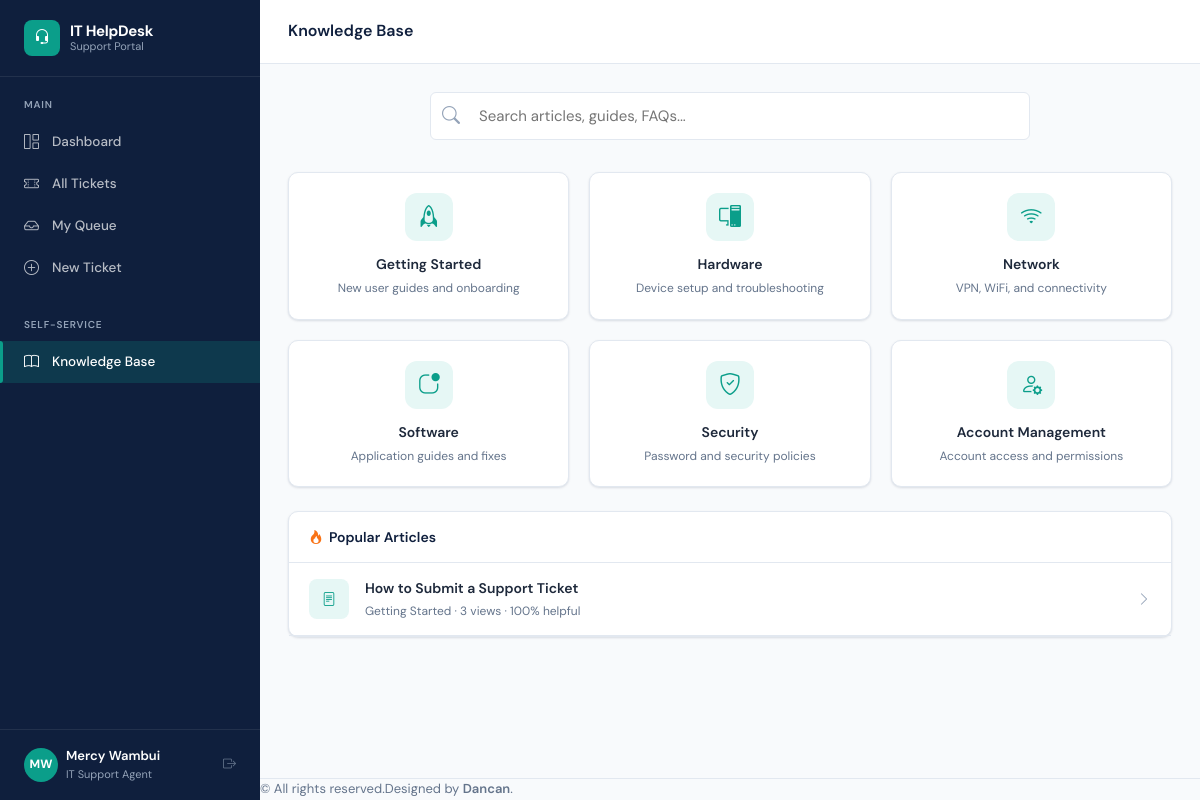
The page /knowledge/ (signed in) on the database its author committed.
### accounts/models.py (models this page shows, shortened)
class User(AbstractUser):
    ROLE_END_USER = 'end_user'
    ROLE_AGENT = 'agent'
    ROLE_MANAGER = 'manager'
    ROLE_CHOICES = [
        (ROLE_END_USER, 'End User'),
        (ROLE_AGENT, 'IT Support Agent'),
        (ROLE_MANAGER, 'IT Manager / Admin'),
    ]
    role = models.CharField(max_length=20, choices=ROLE_CHOICES, default=ROLE_END_USER)
    department = models.ForeignKey(
        Department, on_delete=models.SET_NULL, null=True, blank=True, related_name='users'
    )
    phone = models.CharField(max_length=20, blank=True)
    avatar = models.ImageField(upload_to='avatars/', blank=True, null=True)
    job_title = models.CharField(max_length=100, blank=True)
    is_active = models.BooleanField(default=True)
    email_notifications = models.BooleanField(default=True)
    created_at = models.DateTimeField(auto_now_add=True)
    @property
    def is_end_user(self):
        return self.role == self.ROLE_END_USER
    @property
    def is_manager(self):
        return self.role == self.ROLE_MANAGER
    def get_initials(self):
        if self.first_name and self.last_name:
            return f"{self.first_name[0]}{self.last_name[0]}".upper()
        return self.username[:2].upper()

### knowledge/models.py (models this page shows, shortened)
class KBCategory(models.Model):
    name = models.CharField(max_length=100, unique=True)
    slug = models.SlugField(unique=True)
    description = models.TextField(blank=True)
    icon = models.CharField(max_length=50, default='book')
    order = models.PositiveSmallIntegerField(default=0)
    class Meta:
        verbose_name = 'KB Category'
        verbose_name_plural = 'KB Categories'
        ordering = ['order', 'name']

class Article(models.Model):
    title = models.CharField(max_length=255)
    slug = models.SlugField(unique=True, max_length=300)
    category = models.ForeignKey(KBCategory, on_delete=models.CASCADE, related_name='articles')
    content = models.TextField()
    summary = models.TextField(max_length=500, blank=True)
    author = models.ForeignKey(settings.AUTH_USER_MODEL, on_delete=models.CASCADE)
    is_published = models.BooleanField(default=True)
    views = models.PositiveIntegerField(default=0)
    helpful_yes = models.PositiveIntegerField(default=0)
    helpful_no = models.PositiveIntegerField(default=0)
    created_at = models.DateTimeField(auto_now_add=True)
    updated_at = models.DateTimeField(auto_now=True)
    def get_absolute_url(self):
        return reverse('knowledge:article', kwargs={'slug': self.slug})
    def helpfulness_score(self):
        total = self.helpful_yes + self.helpful_no
        return round((self.helpful_yes / total) * 100) if total > 0 else None
    class Meta:
        ordering = ['-created_at']

### knowledge/views.py (the view)
# urls.py: path('', views.kb_home, name='home'),
@login_required
def kb_home(request):
    query = request.GET.get('q', '')
    categories = KBCategory.objects.prefetch_related('articles').filter(articles__is_published=True).distinct()
    articles = Article.objects.filter(is_published=True)
    if query:
        articles = articles.filter(Q(title__icontains=query) | Q(content__icontains=query) | Q(summary__icontains=query))
    return render(request, 'knowledge/home.html', {
        'categories': categories,
        'articles': articles if query else Article.objects.filter(is_published=True).order_by('-views')[:6],
        'query': query,
        'all_categories': KBCategory.objects.all(),
    })

### templates/knowledge/home.html (shortened to what this page needs)
{% extends "base/base.html" %}
{% block page_title %}Knowledge Base{% endblock %}
{% block content %}
<div style="max-width:600px;margin:0 auto 32px;">
  <form method="get">
    <div class="search-input-wrap">
      <i class="bi bi-search" style="font-size:18px;"></i>
      <input type="text" name="q" class="form-control" style="height:48px;font-size:15px;padding-left:48px;"
        placeholder="Search articles, guides, FAQs..." value="{{ query }}">
    </div>
  </form>
</div>
{% if query %}
<div class="card">
  <div class="card-header"><h5>Results for "{{ query }}" ({{ articles.count }})</h5></div>
  <div class="card-body" style="padding:0;">
    {% for article in articles %}
    <a href="{{ article.get_absolute_url }}" style="display:block;padding:16px 20px;border-bottom:1px solid var(--border);color:var(--text);">
      <div style="font-weight:600;font-size:14.5px;margin-bottom:4px;">{{ article.title }}</div>
      <div style="font-size:12.5px;color:var(--text-muted);">{{ article.summary|truncatechars:120 }}</div>
      <div style="font-size:11px;color:var(--slate-light);margin-top:4px;">
        {{ article.category.name }} · {{ article.views }} views
      </div>
    </a>
    {% empty %}
    <div class="empty-state" style="padding:40px;">
      <i class="bi bi-search"></i>
      <h4>No articles found</h4>
      <p>Try different keywords or <a href="{% url 'tickets:submit' %}">submit a support ticket</a>.</p>
    </div>
    {% endfor %}
  </div>
</div>
{% else %}
<div class="grid-3 mb-6">
  {% for cat in all_categories %}
  <a href="?q={{ cat.name }}" class="card" style="padding:20px;text-align:center;border:1px solid var(--border);color:var(--text);transition:all var(--transition);" onmouseover="this.style.borderColor='var(--teal)';this.style.boxShadow='var(--shadow-md)'" onmouseout="this.style.borderColor='var(--border)';this.style.boxShadow='var(--shadow)'">
    <div style="width:48px;height:48px;background:var(--teal-pale);border-radius:12px;display:flex;align-items:center;justify-content:center;margin:0 auto 12px;font-size:22px;color:var(--teal);">
      <i class="bi bi-{{ cat.icon }}"></i>
    </div>
    <div style="font-weight:600;font-size:14px;">{{ cat.name }}</div>
    <div style="font-size:12px;color:var(--text-muted);margin-top:4px;">{{ cat.description|truncatechars:60 }}</div>
  </a>
  {% endfor %}
</div>
<div class="card">
  <div class="card-header">
    <h5><i class="bi bi-fire" style="color:#f97316;margin-right:6px;"></i>Popular Articles</h5>
  </div>
  <div class="card-body" style="padding:0;">
    {% for article in articles %}
    <a href="{{ article.get_absolute_url }}" style="display:flex;align-items:center;gap:16px;padding:14px 20px;border-bottom:1px solid var(--border);color:var(--text);">
      <div style="width:40px;height:40px;background:var(--teal-pale);border-radius:8px;display:flex;align-items:center;justify-content:center;flex-shrink:0;color:var(--teal);">
        <i class="bi bi-file-text"></i>
      </div>
      <div style="flex:1;min-width:0;">
        <div style="font-weight:600;font-size:14px;">{{ article.title }}</div>
        <div style="font-size:12px;color:var(--text-muted);margin-top:2px;">
          {{ article.category.name }} · {{ article.views }} views
          {% if article.helpfulness_score %} · {{ article.helpfulness_score }}% helpful{% endif %}
        </div>
      </div>
      <i class="bi bi-chevron-right" style="color:var(--slate-light);flex-shrink:0;"></i>
    </a>
    {% empty %}
    <div class="empty-state" style="padding:40px;">
      <i class="bi bi-book"></i>
      <h4>No articles yet</h4>
      {% if user.is_manager %}<p><a href="{% url 'knowledge:article_create' %}">Create the first article</a></p>{% endif %}
    </div>
    {% endfor %}
  </div>
</div>
{% endif %}
{% endblock %}

### templates/base/base.html (shortened to what this page needs)
<!DOCTYPE html>
<html lang="en">
<head>
  <link rel="stylesheet" href="https://cdn.jsdelivr.net/npm/bootstrap-icons@1.11.3/font/bootstrap-icons.css">
  <link rel="stylesheet" href="/static/css/main.css">
</head>
<body>
<div class="app-wrapper">
  <aside class="sidebar" id="sidebar">
    <div class="sidebar-brand">
      <div class="sidebar-brand-icon"><i class="bi bi-headset"></i></div>
      <div class="sidebar-brand-text">
        IT HelpDesk
        <small>Support Portal</small>
      </div>
    </div>
    <div class="sidebar-section">
      <div class="sidebar-section-label">Main</div>
      <ul class="sidebar-nav">
        <li>
          <a href="{% url 'dashboard:home' %}" class="{% if request.resolver_match.namespace == 'dashboard' and request.resolver_match.url_name == 'home' %}active{% endif %}">
            <i class="bi bi-grid-1x2"></i> Dashboard
          </a>
        </li>
        <li>
          <a href="{% url 'tickets:list' %}" class="{% if request.resolver_match.namespace == 'tickets' and request.resolver_match.url_name == 'list' %}active{% endif %}">
            <i class="bi bi-ticket-perforated"></i> All Tickets
          </a>
        </li>
        {% if not user.is_end_user %}
        <li>
          <a href="{% url 'tickets:my_queue' %}" class="{% if request.resolver_match.url_name == 'my_queue' %}active{% endif %}">
            <i class="bi bi-inbox"></i> My Queue
          </a>
        </li>
        {% endif %}
        <li>
          <a href="{% url 'tickets:submit' %}" class="{% if request.resolver_match.url_name == 'submit' %}active{% endif %}">
            <i class="bi bi-plus-circle"></i> New Ticket
          </a>
        </li>
      </ul>
    </div>
    <div class="sidebar-section">
      <div class="sidebar-section-label">Self-Service</div>
      <ul class="sidebar-nav">
        <li>
          <a href="{% url 'knowledge:home' %}" class="{% if request.resolver_match.namespace == 'knowledge' %}active{% endif %}">
            <i class="bi bi-book"></i> Knowledge Base
          </a>
        </li>
      </ul>
    </div>
    <div class="sidebar-footer">
      <div class="sidebar-user d-flex align-items-center gap-2">
        <div class="sidebar-user-avatar">{{ user.get_initials }}</div>
        <div class="sidebar-user-info">
          <div class="sidebar-user-name">{{ user.get_full_name|default:user.username }}</div>
          <div class="sidebar-user-role">{{ user.get_role_display }}</div>
        </div>
        <a href="{% url 'accounts:logout' %}" title="Logout" class="ms-auto text-muted">
          <i class="bi bi-box-arrow-right"></i>
        </a>
      </div>
    </div>
  </aside>
  <div class="main-content">
    <header class="topbar d-flex justify-content-between align-items-center">
      <h1 class="topbar-title mb-0">{% block page_title %}Dashboard{% endblock %}</h1>
    </header>
    <main class="page-content p-3">
      {% block content %}{% endblock %}
    </main>
    <footer class="footer text-center mt-4 p-3" style="font-size:13px; color:var(--text-muted); border-top:1px solid var(--border);">
      &copy; {{ now|date:"Y" }}All rights reserved.Designed by <a href="https://github.com/Dancanmutuku" target="_blank" style="color:var(--primary); font-weight:600;">Dancan</a>.
    </footer>
  </div>
</div>
</body>
</html>

### rows shown on the page
User: get_initials "MW", get_full_name "Mercy Wambui", role "IT Support Agent"
KBCategory: name "Getting Started", description "New user guides and onboarding"
KBCategory: name "Hardware", description "Device setup and troubleshooting"
KBCategory: name "Network", description "VPN, WiFi, and connectivity"
KBCategory: name "Software", description "Application guides and fixes"
KBCategory: name "Security", description "Password and security policies"
KBCategory: name "Account Management", description "Account access and permissions"
Article: title "How to Submit a Support Ticket", category.name "Getting Started", views "3", helpfulness_score "100"
